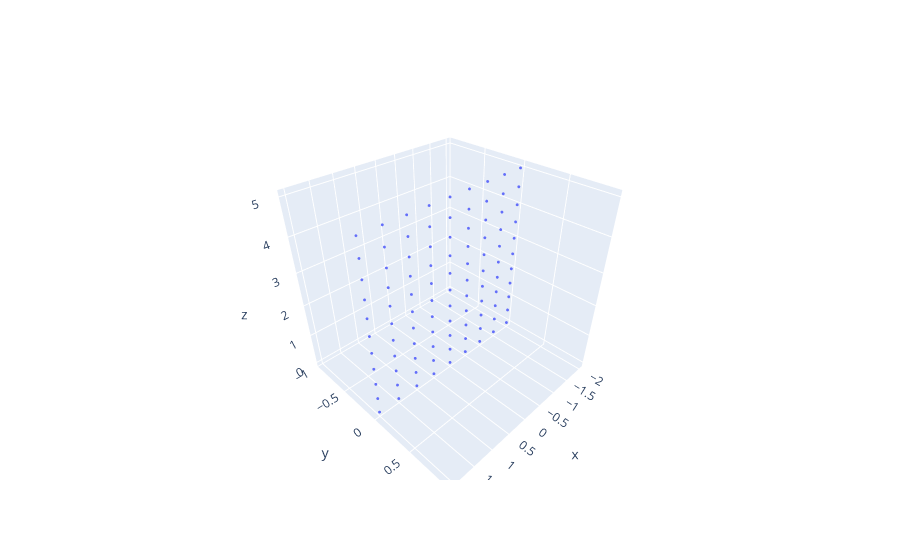

This figure's notebook cell:
### Code cell
def isoler_plan_cartesien(M : Maillage, plan : str, valeur_coupe : float) -> Maillage :
    plan = ''.join(sorted(plan.strip().lower()))
    index = {'yz' : 0,'xz' : 1,'xy' : 2}
    mask = M.XYZ[index[plan],:] == valeur_coupe
    if np.any(mask) == False : raise ValueError("la valeur de coupe choisit n'est pas autorisée")
    return Maillage(* M.XYZ[:,mask]) 
    
afficher_plotly(isoler_plan_cartesien(Maillage_espace, 'xz',0))
